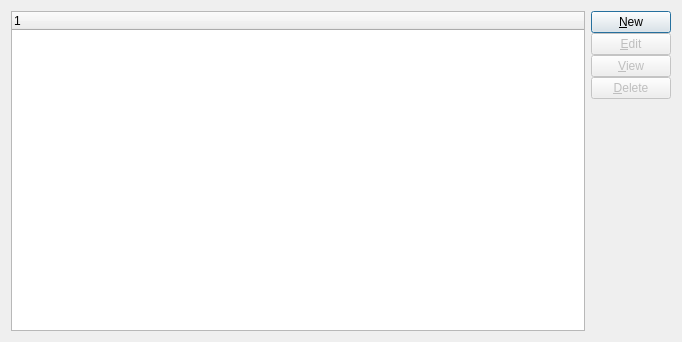
<?xml version="1.0" encoding="UTF-8"?>
<ui version="4.0">
 <class>contracts</class>
 <widget class="QDialog" name="contracts">
  <property name="geometry">
   <rect>
    <x>0</x>
    <y>0</y>
    <width>682</width>
    <height>342</height>
   </rect>
  </property>
  <property name="windowTitle">
   <string>Contracts</string>
  </property>
  <layout class="QHBoxLayout" name="horizontalLayout">
   <item>
    <widget class="XTreeWidget" name="_contract"/>
   </item>
   <item>
    <layout class="QVBoxLayout" name="verticalLayout">
     <property name="spacing">
      <number>0</number>
     </property>
     <item>
      <widget class="QPushButton" name="_new">
       <property name="enabled">
        <bool>true</bool>
       </property>
       <property name="text">
        <string>&amp;New</string>
       </property>
      </widget>
     </item>
     <item>
      <widget class="QPushButton" name="_edit">
       <property name="enabled">
        <bool>false</bool>
       </property>
       <property name="text">
        <string>&amp;Edit</string>
       </property>
      </widget>
     </item>
     <item>
      <widget class="QPushButton" name="_view">
       <property name="enabled">
        <bool>false</bool>
       </property>
       <property name="text">
        <string>&amp;View</string>
       </property>
      </widget>
     </item>
     <item>
      <widget class="QPushButton" name="_delete">
       <property name="enabled">
        <bool>false</bool>
       </property>
       <property name="text">
        <string>&amp;Delete</string>
       </property>
      </widget>
     </item>
     <item>
      <spacer name="verticalSpacer">
       <property name="orientation">
        <enum>Qt::Vertical</enum>
       </property>
       <property name="sizeHint" stdset="0">
        <size>
         <width>20</width>
         <height>40</height>
        </size>
       </property>
      </spacer>
     </item>
    </layout>
   </item>
  </layout>
 </widget>
 <customwidgets>
  <customwidget>
   <class>XTreeWidget</class>
   <extends>QTreeWidget</extends>
   <header>xtreewidget.h</header>
   <container>1</container>
  </customwidget>
 </customwidgets>
 <resources/>
 <connections>
  <connection>
   <sender>_contract</sender>
   <signal>valid(bool)</signal>
   <receiver>_edit</receiver>
   <slot>setEnabled(bool)</slot>
   <hints>
    <hint type="sourcelabel">
     <x>139</x>
     <y>107</y>
    </hint>
    <hint type="destinationlabel">
     <x>450</x>
     <y>69</y>
    </hint>
   </hints>
  </connection>
  <connection>
   <sender>_contract</sender>
   <signal>valid(bool)</signal>
   <receiver>_view</receiver>
   <slot>setEnabled(bool)</slot>
   <hints>
    <hint type="sourcelabel">
     <x>139</x>
     <y>107</y>
    </hint>
    <hint type="destinationlabel">
     <x>450</x>
     <y>103</y>
    </hint>
   </hints>
  </connection>
  <connection>
   <sender>_contract</sender>
   <signal>valid(bool)</signal>
   <receiver>_delete</receiver>
   <slot>setEnabled(bool)</slot>
   <hints>
    <hint type="sourcelabel">
     <x>139</x>
     <y>107</y>
    </hint>
    <hint type="destinationlabel">
     <x>450</x>
     <y>137</y>
    </hint>
   </hints>
  </connection>
 </connections>
</ui>
